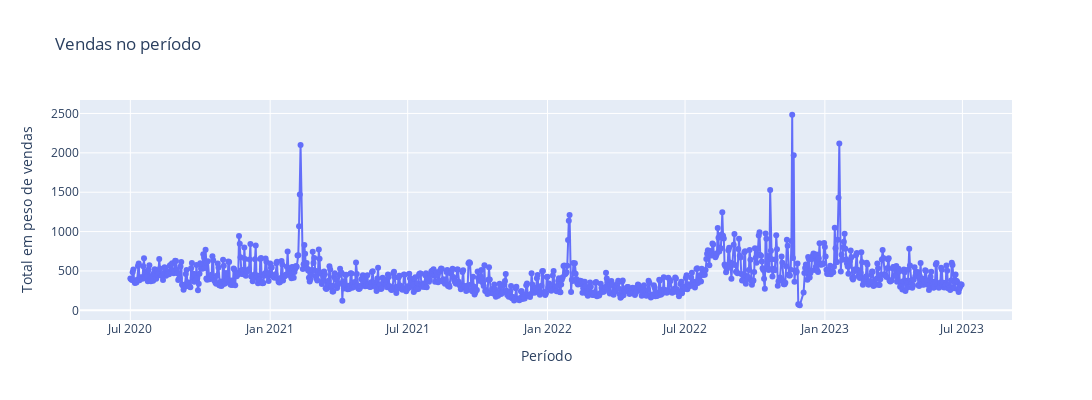

Notebook source saved alongside this figure:
### Code cell
fig = go.Figure()

fig.add_trace(go.Scatter(
    x=df_order['Date'].values,
    y=df_order['sum'].values,
    mode='lines+markers',
    name='Valores reais',
))

fig.update_layout(
    title=f'<span>Vendas no período</span>', 
    autosize=False,
    width=2200,
    height=400,
    xaxis=dict(title=f'<span>Período</span>'),
    yaxis=dict(title=f'<span>Total em peso de vendas</span>')
)

fig.show()

### Figure 1 — Plotly figure (JSON) as saved in the notebook; plotly's stock layout.template omitted (floating-point values rounded to 4 significant figures; data arrays with more than 128 entries replaced by an {"elided": "..."} marker saying what was removed)
{"data": [{"mode": "lines+markers", "name": "Valores reais", "type": "scatter", "x": {"elided": "1085 str values"}, "y": {"elided": "1085 float values"}}], "layout": {"autosize": false, "height": 400, "title": {"text": "<span>Vendas no período</span>"}, "width": 2200, "xaxis": {"title": {"text": "<span>Período</span>"}}, "yaxis": {"title": {"text": "<span>Total em peso de vendas</span>"}}}}
